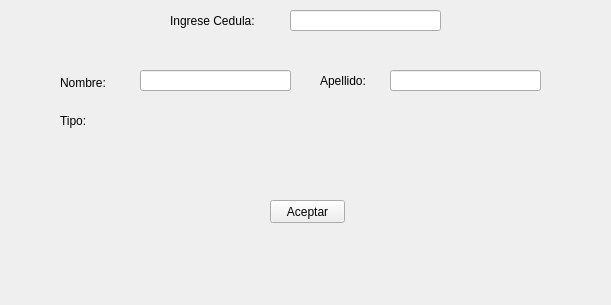
<?xml version="1.0" encoding="UTF-8"?>
<ui version="4.0">
 <class>FormSearchUser</class>
 <widget class="QWidget" name="FormSearchUser">
  <property name="geometry">
   <rect>
    <x>0</x>
    <y>0</y>
    <width>611</width>
    <height>305</height>
   </rect>
  </property>
  <property name="windowTitle">
   <string>Form</string>
  </property>
  <widget class="QLabel" name="lbCedula">
   <property name="geometry">
    <rect>
     <x>170</x>
     <y>10</y>
     <width>111</width>
     <height>21</height>
    </rect>
   </property>
   <property name="text">
    <string>Ingrese Cedula:</string>
   </property>
  </widget>
  <widget class="QPushButton" name="btnAceptar">
   <property name="geometry">
    <rect>
     <x>270</x>
     <y>200</y>
     <width>75</width>
     <height>23</height>
    </rect>
   </property>
   <property name="text">
    <string>Aceptar</string>
   </property>
  </widget>
  <widget class="QLabel" name="lbNombre">
   <property name="geometry">
    <rect>
     <x>60</x>
     <y>73</y>
     <width>71</width>
     <height>20</height>
    </rect>
   </property>
   <property name="text">
    <string>Nombre:</string>
   </property>
  </widget>
  <widget class="QLabel" name="lbTipo">
   <property name="geometry">
    <rect>
     <x>60</x>
     <y>110</y>
     <width>61</width>
     <height>21</height>
    </rect>
   </property>
   <property name="text">
    <string>Tipo:</string>
   </property>
  </widget>
  <widget class="QLabel" name="lbApellido">
   <property name="geometry">
    <rect>
     <x>320</x>
     <y>70</y>
     <width>71</width>
     <height>21</height>
    </rect>
   </property>
   <property name="text">
    <string>Apellido:</string>
   </property>
  </widget>
  <widget class="QLineEdit" name="leApellido">
   <property name="geometry">
    <rect>
     <x>390</x>
     <y>70</y>
     <width>151</width>
     <height>21</height>
    </rect>
   </property>
  </widget>
  <widget class="QLineEdit" name="leNombre">
   <property name="geometry">
    <rect>
     <x>140</x>
     <y>70</y>
     <width>151</width>
     <height>21</height>
    </rect>
   </property>
  </widget>
  <widget class="QLineEdit" name="leCedula">
   <property name="geometry">
    <rect>
     <x>290</x>
     <y>10</y>
     <width>151</width>
     <height>21</height>
    </rect>
   </property>
  </widget>
  <widget class="QLabel" name="lbTipo2">
   <property name="geometry">
    <rect>
     <x>140</x>
     <y>110</y>
     <width>111</width>
     <height>20</height>
    </rect>
   </property>
   <property name="text">
    <string/>
   </property>
  </widget>
 </widget>
 <resources/>
 <connections/>
</ui>
